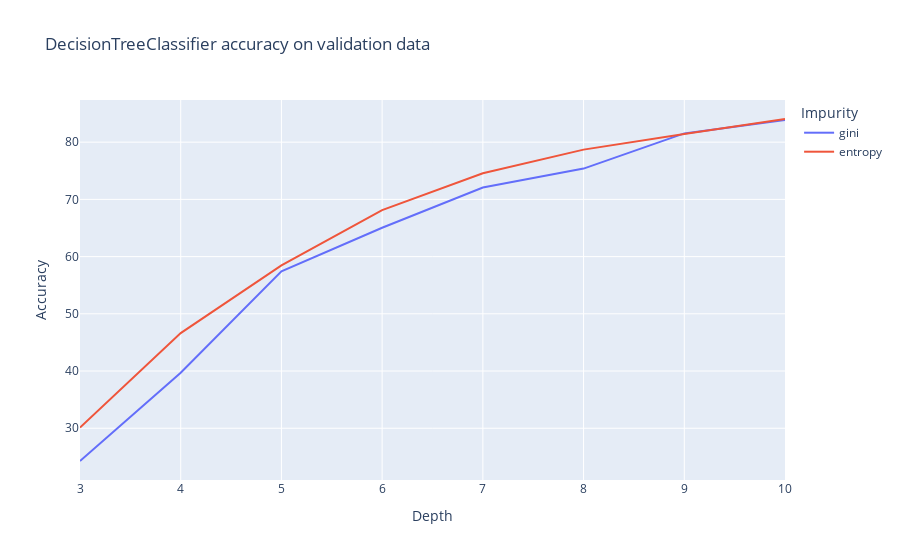

Notebook cell for this chart:
### Code cell
#Plotting data
df = pd.DataFrame(df, columns = ['Depth', 'Impurity', 'Accuracy'])
px.line(df, x="Depth", y = 'Accuracy', color='Impurity', title="DecisionTreeClassifier accuracy on validation data")

### Figure 1 — Plotly figure (JSON) as saved in the notebook; plotly's stock layout.template omitted (floating-point values rounded to 4 significant figures)
{"data": [{"hovertemplate": "Impurity=gini<br>Depth=%{x}<br>Accuracy=%{y}<extra></extra>", "legendgroup": "gini", "line": {"color": "#636efa", "dash": "solid"}, "mode": "lines", "name": "gini", "orientation": "v", "showlegend": true, "type": "scatter", "x": [3, 4, 5, 6, 7, 8, 9, 10], "xaxis": "x", "y": [24.28, 39.7, 57.43, 65.04, 72.08, 75.38, 81.53, 83.86], "yaxis": "y"}, {"hovertemplate": "Impurity=entropy<br>Depth=%{x}<br>Accuracy=%{y}<extra></extra>", "legendgroup": "entropy", "line": {"color": "#EF553B", "dash": "solid"}, "mode": "lines", "name": "entropy", "orientation": "v", "showlegend": true, "type": "scatter", "x": [3, 4, 5, 6, 7, 8, 9, 10], "xaxis": "x", "y": [30.12, 46.63, 58.47, 68.11, 74.56, 78.7, 81.42, 84.05], "yaxis": "y"}], "layout": {"legend": {"title": {"text": "Impurity"}, "tracegroupgap": 0}, "title": {"text": "DecisionTreeClassifier accuracy on validation data"}, "xaxis": {"anchor": "y", "domain": [0, 1], "title": {"text": "Depth"}}, "yaxis": {"anchor": "x", "domain": [0, 1], "title": {"text": "Accuracy"}}}}
